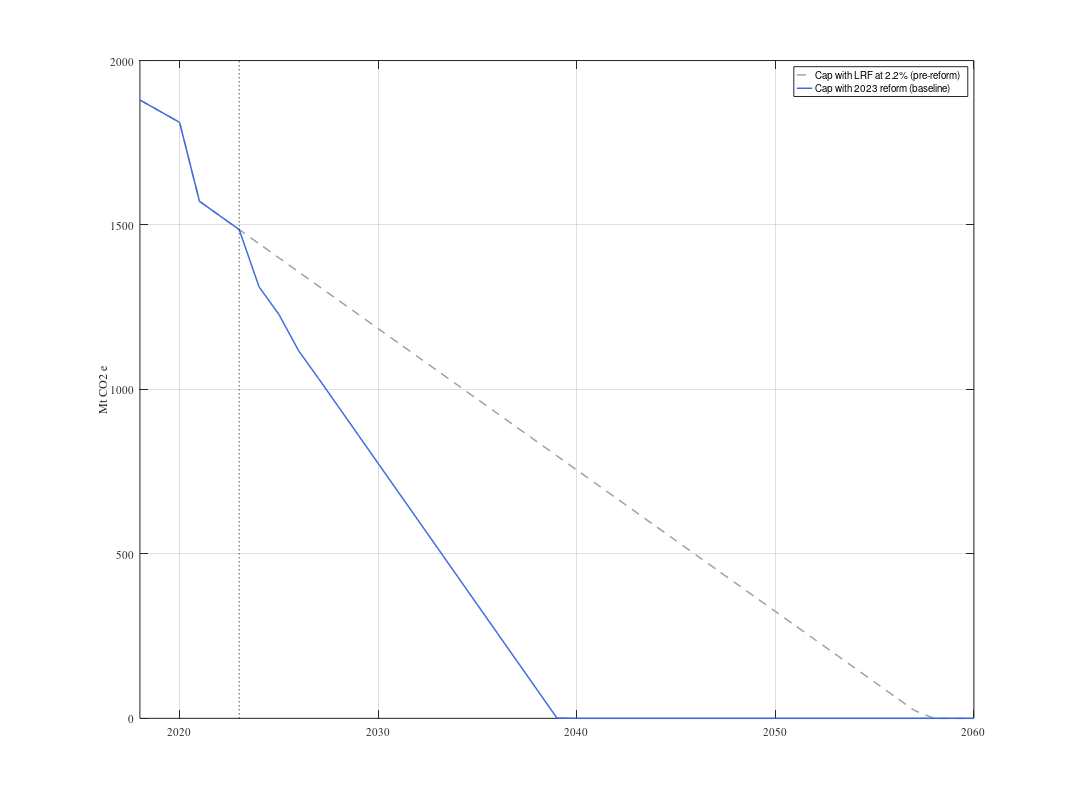

Reproduce this figure in MATLAB.

% Figure Cap


[previous,baseline,alt1,alt2] = deal(nan(1,43)) ;

%% Construct Previous
previous(5) = 1529;
previous(4) = 1529 + 43;
previous(3) = previous(4) +240;
for i = 2:-1:1
    previous(i) = previous(i+1) + 34 ;
end


for i = 5:size(previous,2)
   previous(i) = previous(i-1) - 43 ;
end
previous = max(previous,0) ;

%% Construct Baseline
baseline(1:6) = previous(1:6) ;
%baseline(7) = previous(6) - 90 - 84 ;
baseline(7) = baseline(6) - 90 - 84 ;
baseline(8) = baseline(7) - 84 ;
baseline(9) = baseline(8) - 27 - 84 ;
baseline(10) = baseline(9) - 84 ;

for i = 11:size(baseline,2)
    baseline(i) = baseline(i-1) - 86 ;
end
baseline = max(baseline,0) ;

%% Construct Alt1

alt1(14) = baseline(14);

for i = 15:size(alt1,2)
    alt1(i) = alt1(i-1) - 43 ;
end
alt1(14:end) = max(alt1(14:end),0) ;

%% Construct Alt2

alt2(14) = baseline(14);

for i = 15:size(alt2,2)
    alt2(i) = alt2(i-1) - 105.5 ;
end
alt2(14:end) = max(alt2(14:end),0) ;

%% Graph

date = [2018:2060] ;

figure
plot(date,previous,'linewidth',2,'LineStyle','--','Color',[0.57, 0.64, 0.69])
hold on
plot(date,baseline,'linewidth',2,'LineStyle','-','Color',[0.25, 0.41, 0.88])
%plot(date,alt1,'linewidth',2,'LineStyle','-.','Color',[0.4, 0.69, 0.2])
%plot(date,alt2,'linewidth',1.5,'LineStyle','-.','Color',[0., 0.42, 0.24])
xlim([2018 2060])
line([2023 2023],[0 2000],'linewidth',1,'LineStyle',':','Color',[0, 0, 0])
%line([2031 2031],[0 2000],'linewidth',1,'LineStyle',':','Color',[0, 0, 0])
%legend('Cap with LRF at 2.2%','Cap reform (baseline)','Cap reform (with LRF at 2.2% beyond 2030)')
legend('Cap with LRF at 2.2% (pre-reform)','Cap with 2023 reform (baseline)')
set(gca,'fontname','times','FontSize',15)
grid on
ylabel('Mt CO2 e')
%title({'Cap scenarios','(in million permits)'},'Interpreter','Latex');


set(gcf,'PaperType','<custom>','PaperSize',[20.4 15.25],'PaperPosition',[0.1 0.02158 20.3046 15.2284]);
print -dpdf Figure_cap.pdf
